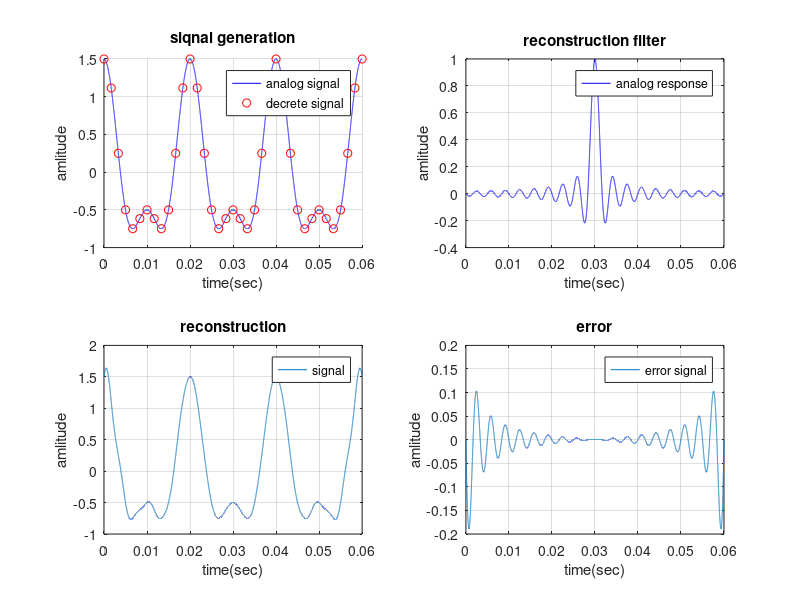

The MATLAB source for this figure:
% TP2 shannon's Theorem 
clear 
clear all
f1 = 50 ;           % frequency of first harmonic
f2 = 2*f1;          % frequency of secord harmonic 
alpha = 3;          % constant value 
beta = 6 ;          % scaling factor
fmax = f2;          % Nyquist frequency in Hz
T0 = 1/f1;          % period of harmonic 
fs = beta*f2;       % simpling frequency
Ts = 1/fs;          % sampling time
T_dur = alpha*T0;   % duration of signal 
t = 0:Ts/1000:T_dur;% time index of analog signal 
tn = 0:Ts:T_dur;    % time index if dicrette time signal 
T2=Ts;
t_shift = T_dur/2;

% signal generation 
%% 1. analog signal is given by x_a(t)=cos(2*pi*f1*t)+1/2*cos(2*pi*t)
xat_fun =@(f1,f2,t)cos(2*pi*f1*t) + 1/2*cos(2*pi*f2*t);
xat = xat_fun(f1,f2,t);
xan = xat_fun(f1,f2,tn);

%% 2. reconstruction filter 
hrt_fun = @(t,Ts)sinc(t/Ts);
hrt = hrt_fun(t-t_shift,Ts);

%% reconstruction y_a
n = 0:length(tn)-1;
y = zeros(length(t),1);
for i = 1:length(t)
   hrt_tnp = hrt_fun(t(i)-n*Ts,Ts);
   y(i) = sum(xan.*hrt_tnp);
   
end

%% error 
error =(xat)'-y;
P_e_t = mean(error.*error);
display(P_e_t);

%% figure 
subplot(2,2,1);
hold on
plot (t,xat,'b');
plot (tn,xan,'ro');
xlabel('time(sec)');
ylabel('amlitude');
title ('siqnal generation');
legend ('analog signal','decrete signal');
grid on
hold off

subplot(2,2,2);
plot (t,hrt,'b');
xlabel('time(sec)');
ylabel('amlitude');
title ('reconstruction filter');
legend ('analog response');
grid on

subplot (2,2,3);
plot (t,y);
xlabel('time(sec)');
ylabel('amlitude');
title ('reconstruction');
legend ('signal')
grid on 

subplot(2,2,4);
plot (t,error);
xlabel('time(sec)');
ylabel('amlitude');
title ('error');
legend ('error signal');
grid on 






